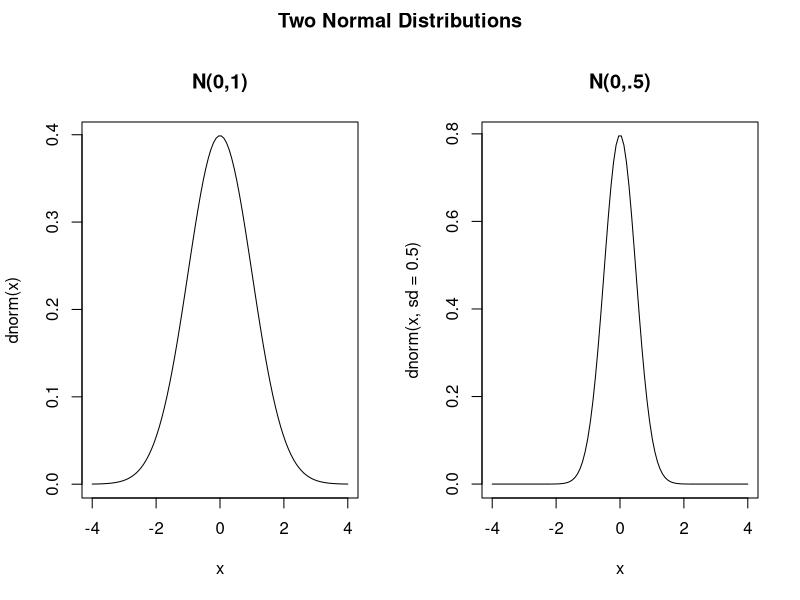
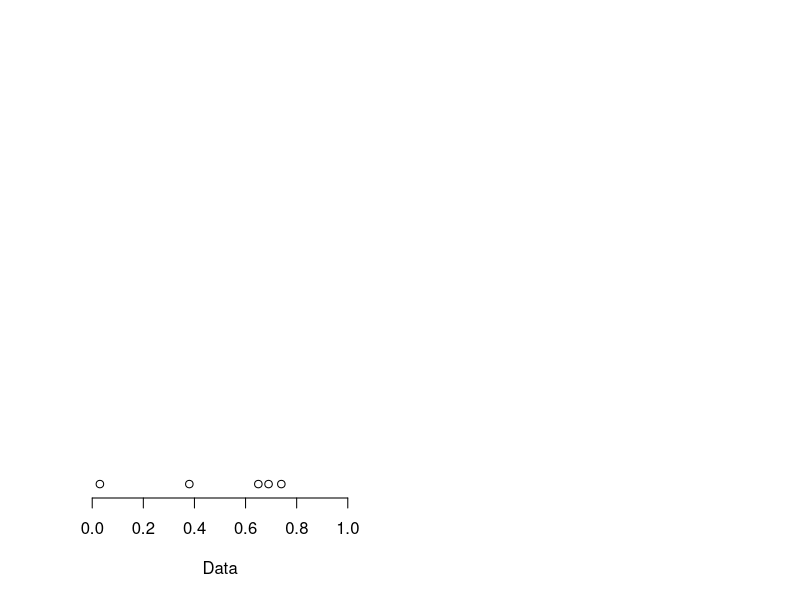

R code for these plots, in order:
## ---- chunk 1
par(mfrow=c(1,2),oma=c(0,0,2,0))
x <- seq(-4, 4, length=100)
plot(x, dnorm(x), type="l", main="N(0,1)")
plot(x, dnorm(x, sd = .5), type="l", main="N(0,.5)")
title("Two Normal Distributions", outer=TRUE)
## ---- chunk 2
# Example Data
x <- c(.69, .03, .74, .38, .65)
# Just use 0 for all y values to get a number plot
y <- rep(0,5)
plot(x, y,xlim=c(0, 1), ylim=c(0,1),axes=FALSE, ylab="", xlab="Data")
# Only show x axis
axis(1, seq(0, 1, 0.2))
